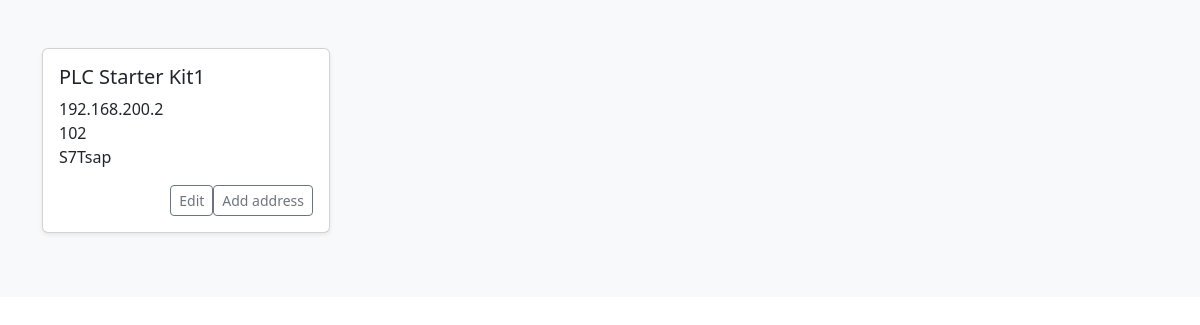
The page /list/inputs/ on the database as committed earlier.
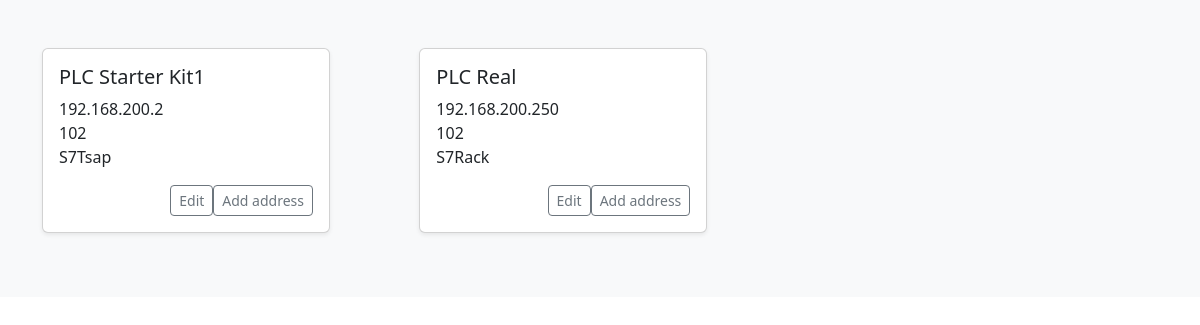
The same page on the database as committed later.
### iiot/models.py (models this page shows, shortened)
class InputDevice(models.Model):
    device_id=models.UUIDField(primary_key=True,default=uuid.uuid4,unique=True)
    device_name=models.CharField(max_length=24)
    ip_address=models.GenericIPAddressField(max_length=24)
    port=models.IntegerField()
    device_protocol=models.CharField(max_length=10,choices=plc_protocols,default="S7Tsap")

### iiot/views.py (the view)
# urls.py: path("list/inputs/", views.listInputDevices,name='ListInput'),
def listInputDevices(request):
    inputDevices=InputDevice.objects.all()
    context={
         'inputDevices':inputDevices
     }
    return render(request,"iiot/listInputDevices.html",context)

### iiot/templates/iiot/listInputDevices.html
{% extends 'base/base.html' %}
{% load crispy_forms_tags %}
{% block 'body' %}
<div class="album py-5 bg-light">
    <div class="container">
        <div class="row row-cols-1 row-cols-sm-2 row-cols-md-3 g-3">
            {% for dev in inputDevices %}
            <div class="col">
                {% include "components/listing_card.html" %}
            </div>
            {% endfor %}
        </div>
    </div>
</div>
{% endblock %}

### iiot/templates/base/base.html (shortened to what this page needs)
<!DOCTYPE html>
<html lang="en">
<head>
    <link href="https://cdn.jsdelivr.net/npm/bootstrap@5.3.3/dist/css/bootstrap.min.css" rel="stylesheet">
</head>
<body>
    {% block 'body' %}
    {% endblock %}
</body>
</html>

### iiot/templates/components/listing_card.html (shortened to what this page needs)
<div class="card shadow-sm mb-3" style="max-width: 18rem;">
    <div class="card-body">
        <h5 class="card-title">{{dev.device_name}}</h5>
        <ul class="list-unstyled mb-3">
            <li>{{dev.ip_address}}</li> <li>{{dev.port}}</li>
            <li>{{dev.device_protocol}}</li>
        </ul>
        <div class="d-flex justify-content-end">
            <a href="{% url 'EditInput' device_id=dev.device_id %}" type="button" class="btn btn-sm btn-outline-secondary">Edit</a>
            <a href="{% url 'AddInputAddress' device_id=dev.device_id %}" type="button" class="btn btn-sm btn-outline-secondary">Add address</a>
        </div>
    </div>
</div>

Rows that differ between the two databases and show on the page:
added InputDevice: device_name "PLC Real", ip_address "192.168.200.250", port "102", device_protocol "S7Rack"
